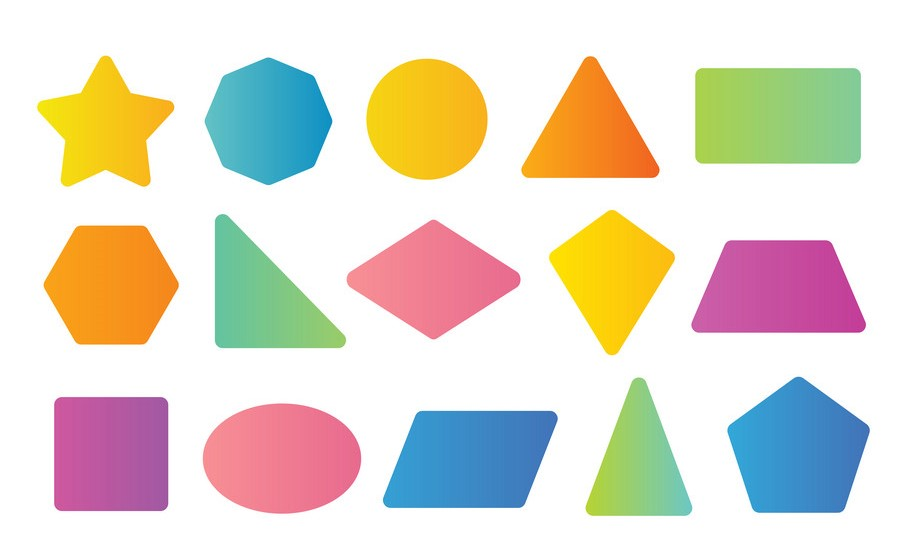
#> input picture shapes.jpg, 907 x 553 px
$ python 'ContourArea&Moment.py'
#> lines starting #> are read from the running program, lines starting #| are printed output that depends on the picture; after the words box and inside, x2 and y2 are one past the last pixel; in counts of white or black regions, pixels touching at a corner belong together
import cv2 as cv
import numpy as np

# Read and resize the image
img = cv.imread('shapes.jpg')
#> img is the input picture: shape (553, 907, 3); mean B, G, R 206.1, 219.1, 226.4
img = cv.resize(img, (600, 600))
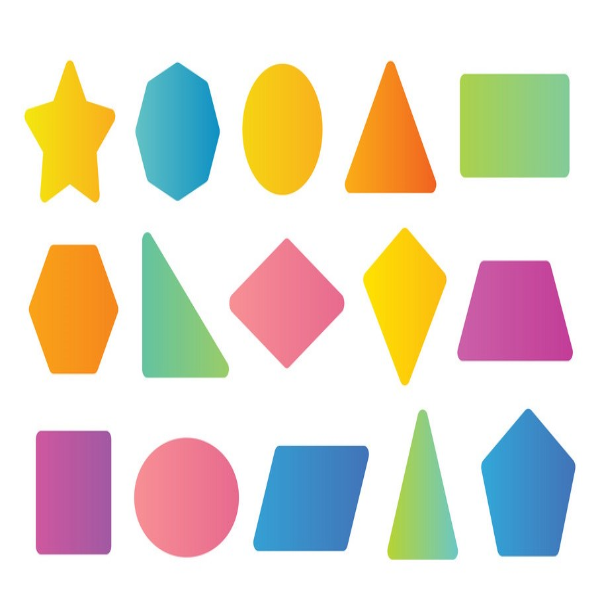
#> img: shape (600, 600, 3); mean B, G, R 206, 219.1, 226.4

# Convert the image to grayscale
gray = cv.cvtColor(img, cv.COLOR_BGR2GRAY)
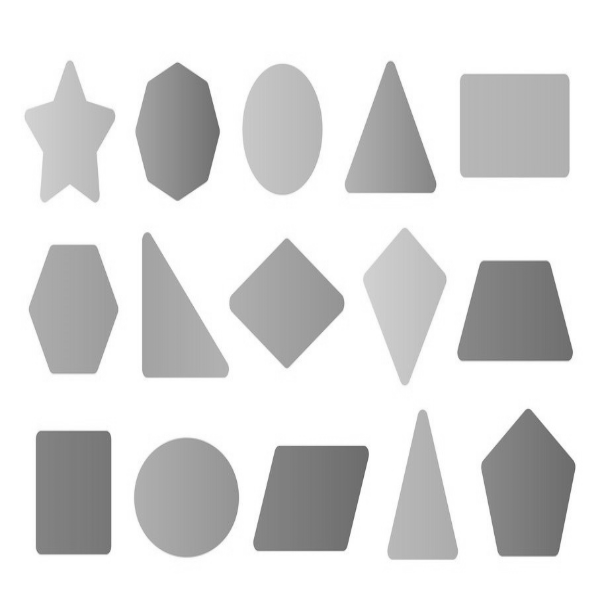
#> gray: shape (600, 600); min 94, max 255, mean 219.8

# Apply binary thresholding to the grayscale image
_, thr = cv.threshold(gray, 230, 255, cv.THRESH_BINARY)
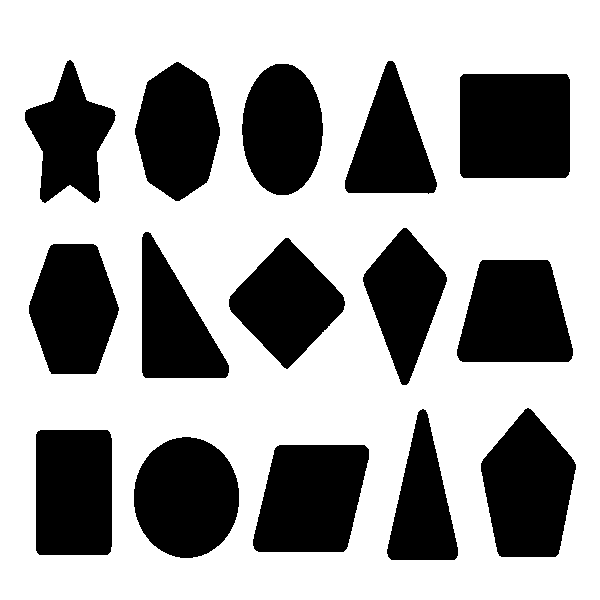
#> thr: shape (600, 600); 63.9% white; 15 black regions

# Find contours in the thresholded image
cnt, hir = cv.findContours(thr, cv.RETR_TREE, cv.CHAIN_APPROX_SIMPLE)
#> cnt = 16 contours; largest, box (x1, y1, x2, y2) and area: (0, 0, 600, 600) 358801, (459, 73, 571, 179) 11612, (252, 444, 370, 553) 10408, (480, 407, 577, 558) 10264, (133, 436, 240, 559) 10170; hir = 16 rows, first 6: [-1, -1, 1, -1], [2, -1, -1, 0], [3, 1, -1, 0], [4, 2, -1, 0], [5, 3, -1, 0], [6, 4, -1, 0]

# Draw the contour (only once outside the loop)
cv.drawContours(img, cnt, -1, (0, 0, 255), 3)
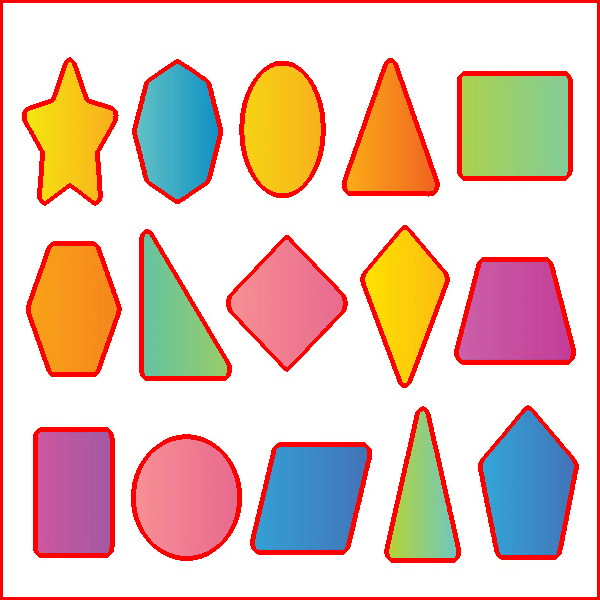
#> img: shape (600, 600, 3); 9.36% of pixels changed, all inside (x1, y1, x2, y2) = (0, 0, 600, 600)
# Initialize a list to store contour areas
ar = []
# Process each contour
for c in cnt:
    m = cv.moments(c)
    # Calculate the centroid of the contour
    if m['m00'] != 0: #if area is not zero then proceed
        x = int(m['m10'] / m['m00'])
        y = int(m['m01'] / m['m00'])
        # Draw the centroid
        cv.circle(img, (x, y), 5, (0, 0, 255), -1)  # Increased radius to 5
        # Calculate and store the contour area
        a = cv.contourArea(c)
        ar.append(a)
        ep=0.01*cv.arcLength(c, True)
        d=cv.approxPolyDP(c,ep,True)
        h=cv.convexHull(d)
        x,y,w,h=cv.boundingRect(h)
        cv.rectangle(img, (x, y), (x+w, y+h), (0, 255, 0), 2)
#> this loop made 16 passes
#> (a, ep, d, h, w) on passes 1, 10, 12: (358801, 23.96, [[0, 0], [0, 599], [599, 599], [599, 0]], 600, 600), (7581, 4.16, [[145, 231], [226, 359], [225, 378], [142, 375]], 148, 85), (11612.5, 4.22, [[459, 77], [566, 73], [569, 174], [463, 178]], 106, 111)
#> (a, ep, w, h) on passes 2 to 7: (10408, 4.14, 117, 109), (10170, 3.79, 107, 123), (9649, 3.95, 77, 126), (6406, 4.02, 72, 153), (10264, 4.14, 97, 151), (9878, 4.04, 118, 104)
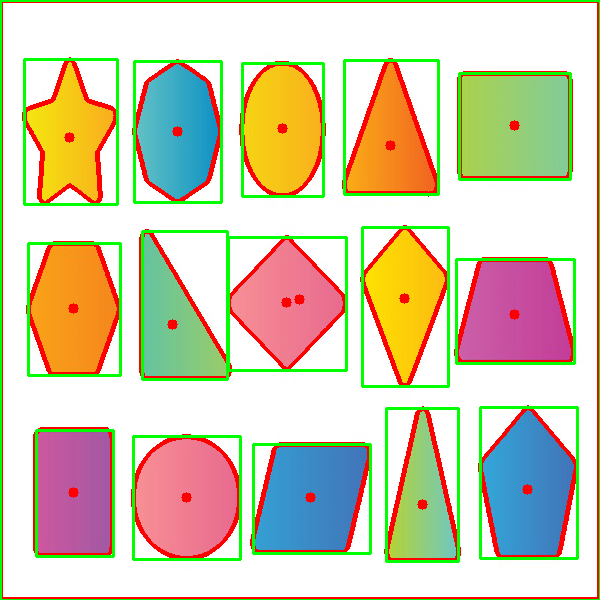
#> img: shape (600, 600, 3); 6.99% of pixels changed, all inside (x1, y1, x2, y2) = (0, 0, 600, 600)
#> after the loop, ar = [358801, 10408, 10170, 9649, 6406, 10264, 9878, 9095, 8544, 7581, 7423.5, 11612.5, 8491, 8722.5, 7136.5, 7200.5]

# Print contour areas
print(ar)
#| [358801.0, 10408.0, 10170.0, 9649.0, 6406.0, 10264.0, 9878.0, 9095.0, 8544.0, 7581.0, 7423.5, 11612.5, 8491.0, 8722.5, 7136.5, 7200.5]

# Display the image with contours and centroids
cv.imshow('img', img)
cv.imshow('gray', thr)
cv.waitKey(0)
cv.destroyAllWindows()
